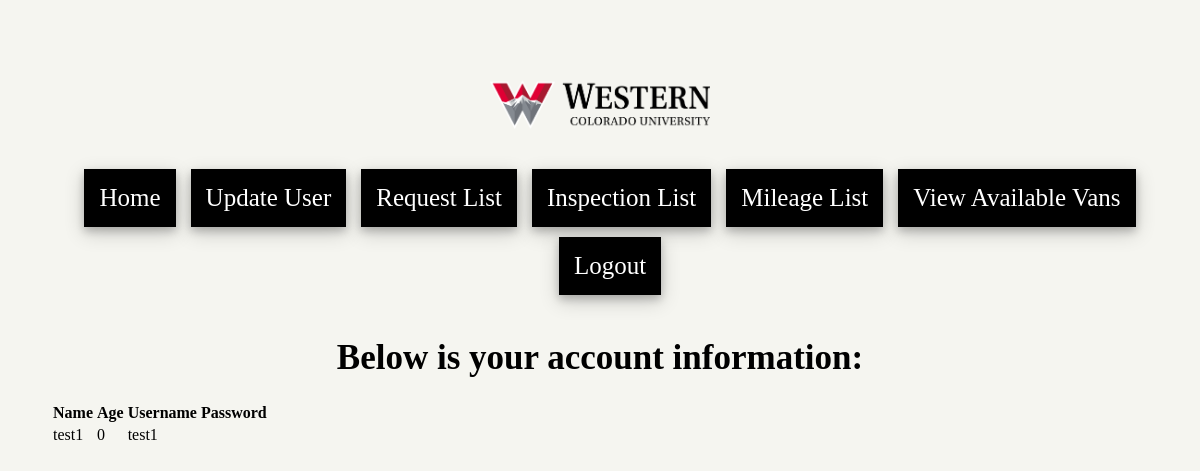
Screenshot of /view_user (signed in) with the database file from the repository.
### app.py (models this page shows)
class User(UserMixin, db.Model):
    id = db.Column(db.Integer, primary_key=True)
    name = db.Column(db.String(40))
    age = db.Column(db.Integer)
    username = db.Column(db.String(20), unique=True, nullable=False)
    hash = db.Column(db.String(80), nullable=False)
    salt = db.Column(db.String(40), nullable=False)

### app.py (the view)
@app.route('/view_user')
@login_required
def viewUser():
    return render_template('viewUserInfo.html', userQuery=User.query.filter_by(id=current_user.id).first(), userAuth=current_user.is_authenticated)

### app.py (called while the page is built)
@login_manager.user_loader
def load_user(uid):
    return User.query.get(uid)

### templates/viewUserInfo.html (shortened to what this page needs)
{% extends "base.html" %}
{% block content %}
	<h1 class="title">Below is your account information:</h1>
	<table>
		<tr>
			<th>Name</th>
			<th>Age</th>
			<th>Username</th>
			<th>Password</th>
		</tr>
		<tr>
			<td>{{ userQuery.name }}</td>
			<td>{{ userQuery.age }}</td>
			<td>{{ userQuery.username }}</td>
			<td>{{ userQuery.password }}</td>
		</tr>
	</table>
{% endblock %}

### static/style_andrew.css (style rules this page uses)
body { margin:0; font-family: montserrat; background-color: #f5f5f0; padding: 50px; height: 100vh; }
h1.title { text-align:center; }
h1 { font-style: bold, times new roman, serif; font-size: 35px; }

### rows the page displays
User: name "test1", age "0", username "test1"
